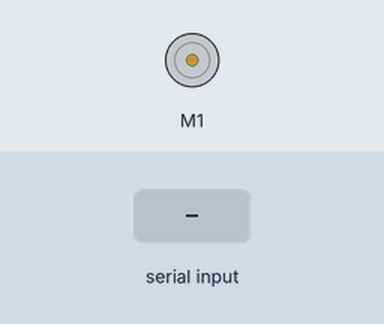
This sketch was run on a simulated Arduino Uno, built with avr-gcc and run on an emulated ATmega328P. On the bench: DC motor (green arrow = forward, orange = backward, longer = faster). Inputs (shaded band) come from the test bench.

Above: at 1.2 s.
1.3 s: "r" received over Serial
At 1.8 s:
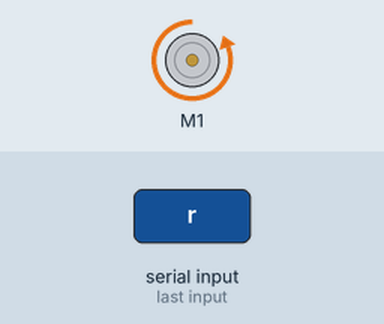
2.8 s: "1" received over Serial
At 4.2 s:
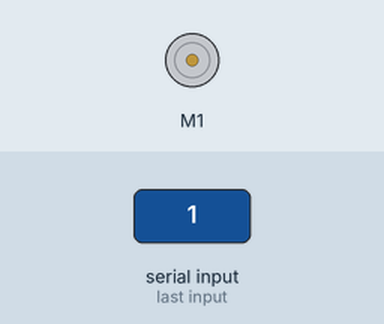
Timing chart, 0 to 5.8 s (numbered marks = the images above; inputs shaded):
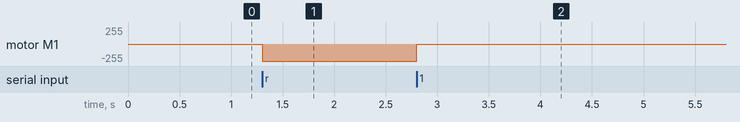

Measured:
- after the input at 1.3 s, motor M1: stopped → backward 255/255 at once
- after the input at 2.8 s, motor M1: backward 255/255 → stopped at once

The sketch:

output.ino
```cpp
/*
  This file detects the output from the unity, and controls the motor to create forces.
*/
#include "DualVNH5019MotorShield.h"
DualVNH5019MotorShield md;

char x[20];
String y;
void setup() {
  Serial.begin(9600);
  md.init();
}


void loop() {
  int lf = 10;
  y = Serial.readBytesUntil(lf,x,1); //y is useless, only read the char and store it into x

  //if detected output r, turn on the motor, else turn off the motor.
  if(strcmp(x,"r")==0){
      md.setM1Speed(-400);
      delay(20);
  }
  else{
      md.setM1Speed(0);
      delay(0);
   }
}
```
